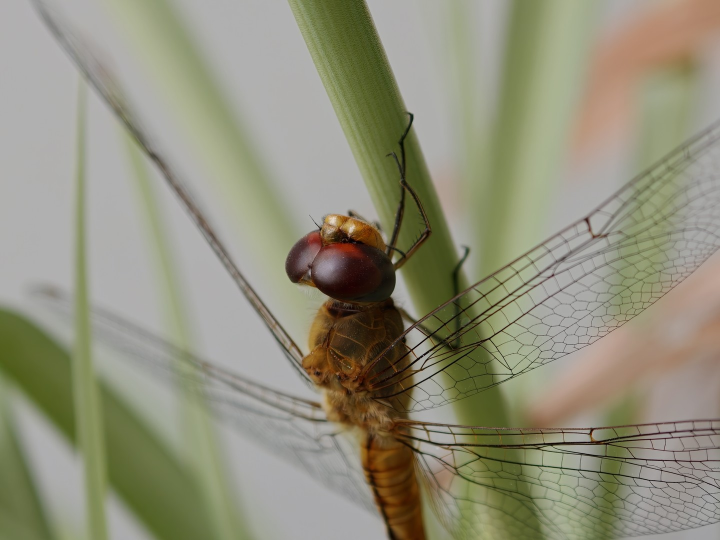
#> input picture media/1792938962-main-1qzx8AOtngJFIzi18wP6MqNZ1b9M6unK6.jpg, 1440 x 1080 px (shown at 1/2 size)
$ python -i marks.py   (imports and definitions only)
#> lines starting #> are read from the running program, lines starting #| are printed output that depends on the picture
#> further down, picture is the input picture: PIL image 1440x1080 RGB; mean R, G, B 145.2, 143.6, 122.8
"""A hand-drawn layer on top of a photo: notes with arrows, doodles, a constellation, a film date stamp,
viewfinder brackets, a highlighter circle, rule-of-thirds lines, a tape label, a magazine cover, or one
quiet sketch mark (a ring or rays around the subject, a few gulls, a handwritten aside).

The photo underneath is never edited: everything here is drawn on a separate transparent layer and
laid over a copy; the post is that one image. Code decides where every mark goes. The
model only names up to three things in the photo and roughly where they are (the analyst's anchors),
and writes the few words of each note (the caption writer); a note that can't be placed clear of the
subject is dropped, never squeezed in.

Rules kept here, whatever the inputs: no mark inside the subject band, at most three notes, marks
cover about a tenth of the frame at most, and nothing is ever drawn on a person (the pipeline drops
person anchors and never chooses doodles for photos with people).
"""

from __future__ import annotations

import math
import random
from dataclasses import dataclass, field
from datetime import datetime

from PIL import Image, ImageDraw, ImageFilter, ImageStat

from . import palette as pal
from .layouts import draw_spaced, fitted, font, line_height, text_width
from .processor import Focus

MARKS = (
    "field_notes", "doodles", "constellation", "date_stamp", "viewfinder", "highlight", "thirds", "tape", "cover",
    "orbit", "rays", "birds", "aside",
)
# Marks that only sit in a corner. On their own a notes post barely differs from the photo, so
# `draw_notes` adds a quiet sketch mark (or corner brackets) when only these fit.
ACCENT_MARKS = frozenset({"date_stamp"})
SKETCH_FALLBACKS = ("orbit", "rays", "viewfinder")
MAX_NOTES = 3
MAX_COVERAGE = 0.10  # share of the frame that notes and doodles may cover
WHITE = (255, 255, 255, 255)
STAMP = (255, 138, 36)


@dataclass
class Anchor:
    """A thing in the photo a note can point at: centre x and y as fractions of the width and height."""

    name: str
    x: float
    y: float
    note: str | None = None


@dataclass
class Drawn:
    image: Image.Image
    marks: list[str] = field(default_factory=list)  # the kinds actually drawn
    notes: list[str] = field(default_factory=list)  # the words actually written, for the alt text


class Layer:
    """The transparent layer the marks are drawn on, with a soft shadow so white reads on light areas."""

    # [17 lines left out: functions __init__, wobbly, not called in this run]

    def text(self, xy: tuple[int, int], text: str, typeface, fill=WHITE) -> None:
        self.draw.text(xy, text, font=typeface, fill=fill)

    # [19 lines left out: functions flatten, subject_box, not called in this run]


def overlaps(a: tuple[int, int, int, int], b: tuple[int, int, int, int] | None) -> bool:
    return b is not None and a[0] < b[2] and b[0] < a[2] and a[1] < b[3] and b[1] < a[3]


def inside(point: tuple[float, float], box: tuple[int, int, int, int] | None) -> bool:
    return box is not None and box[0] <= point[0] <= box[2] and box[1] <= point[1] <= box[3]


def crosses(a: tuple[float, float], b: tuple[float, float], box: tuple[int, int, int, int] | None) -> bool:
    """Whether the straight line from a to b passes through box."""
    return box is not None and any(inside((a[0] + (b[0] - a[0]) * t / 24, a[1] + (b[1] - a[1]) * t / 24), box) for t in range(25))


# [43 lines left out: functions clip_to, busyness, free_spot, not called in this run]


def _coverage(layer: Layer) -> float:
    area = layer.size[0] * layer.size[1]
    return sum((b[2] - b[0]) * (b[3] - b[1]) for b in layer.taken) / area


# --- the marks ----------------------------------------------------------------------------


# [77 lines left out: functions arrow, note_box, field_notes, _sparkle, _star, not called in this run]


def _swirl(layer: Layer, x: float, y: float, r: float) -> None:
    pts = [(x + (r * t / 14) * math.cos(t * 0.9), y + (r * t / 14) * math.sin(t * 0.9)) for t in range(15)]
    layer.wobbly(pts, 3, jitter=0.6)


# [13 lines left out: functions _cloud, _steam, not called in this run]


DOODLES = {"sparkle": _sparkle, "star": _star, "swirl": _swirl, "cloud": _cloud, "steam": _steam}


# [24 lines left out: function doodles, not called in this run]


def bright_points(photo: Image.Image, limit: int = 8) -> list[tuple[int, int]]:
    """Bright, separate points in a dark area: stars, lamps or planets in a night sky."""
#> called with limit = 8
    scale = 4
    gray = photo.convert("L")
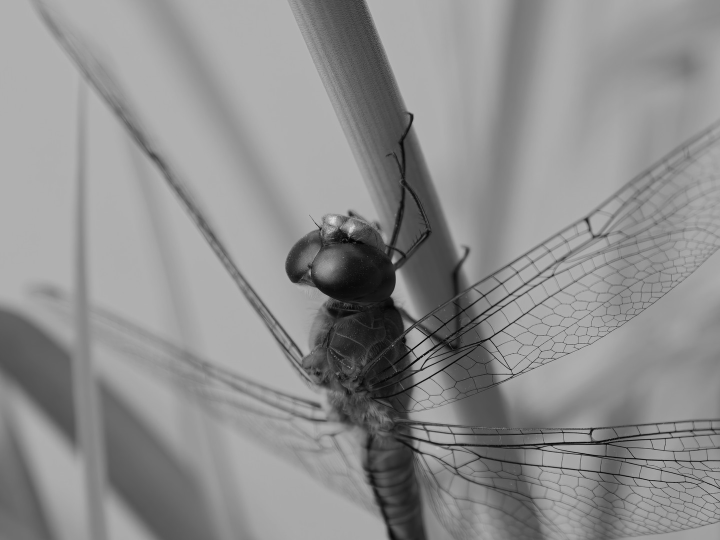
#> gray: PIL image 1440x1080 L (shown at 1/2 size); min 0, max 231, mean 141.7
    # a star may be one pixel wide: keep the brightest pixel of each block, not the average
    small = gray.filter(ImageFilter.MaxFilter(5)).resize((photo.width // scale, photo.height // scale), Image.NEAREST)
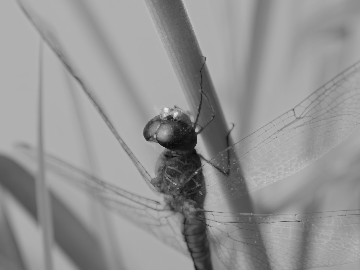
#> small: PIL image 360x270 L; min 10, max 231, mean 147.1
    surround_src = gray.resize((photo.width // scale, photo.height // scale), Image.BOX)
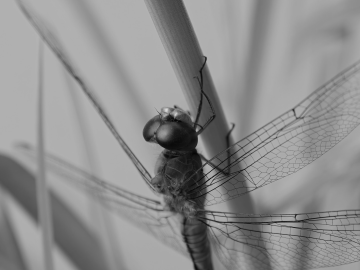
#> surround_src: PIL image 360x270 L; min 5, max 215, mean 141.9
    peaks = small.filter(ImageFilter.MaxFilter(5))
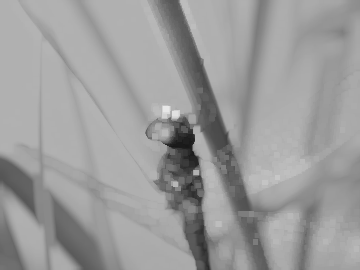
#> peaks: PIL image 360x270 L; min 23, max 231, mean 155.4
    surround = surround_src.filter(ImageFilter.BoxBlur(10))
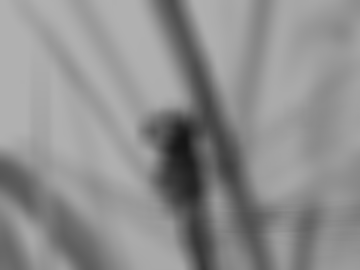
#> surround: PIL image 360x270 L; min 21, max 176, mean 141.9
    sw, sh = small.size
#> sw = 360; sh = 270
    px, pk, sr = small.load(), peaks.load(), surround.load()
    found: list[tuple[int, int, int]] = []
    for y in range(2, sh - 2):
        for x in range(2, sw - 2):
            v = px[x, y]
            if v >= 110 and v == pk[x, y] and sr[x, y] < 70 and v - sr[x, y] > 45:
                found.append((v, x * scale, y * scale))
#> after the loop, found = 18 items, first 6: (116, 768, 500), (116, 768, 504), (137, 684, 512), (174, 784, 520), (116, 680, 668), (130, 892, 668)
    found.sort(reverse=True)
    points: list[tuple[int, int]] = []
    for _, x, y in found:
        if all(math.dist((x, y), p) > photo.width / 16 for p in points):
            points.append((x, y))
        if len(points) == limit:
            break
#> this loop made 18 passes
#> (x, y) on passes 1 to 12: (700, 736), (784, 688), (784, 520), (684, 512), (768, 836), (764, 836), (712, 752), (708, 752), (668, 712), (668, 708), (892, 668), (744, 820)
#> after the loop, points = [(700, 736), (784, 688), (784, 520), (684, 512), (768, 836), (892, 668)]
    return points


# [178 lines left out: functions constellation, _ring_points, _runs_outside, orbit, rays, _gull and 2 more, not called in this run]


# Seven-segment digits, as an old film camera printed the date: segments a to g.
SEGMENTS = {
    "0": "abcdef", "1": "bc", "2": "abged", "3": "abgcd", "4": "fgbc", "5": "afgcd",
    "6": "afgedc", "7": "abc", "8": "abcdefg", "9": "abcdfg",
}


# [246 lines left out: functions _digit, date_stamp, viewfinder, _around, thirds, tape and 3 more, not called in this run]

>>> from PIL import Image
>>> picture = Image.open('../../../media/1792938962-main-1qzx8AOtngJFIzi18wP6MqNZ1b9M6unK6.jpg')
>>> result = bright_points(picture)
#> result has the same summary as points in bright_points
